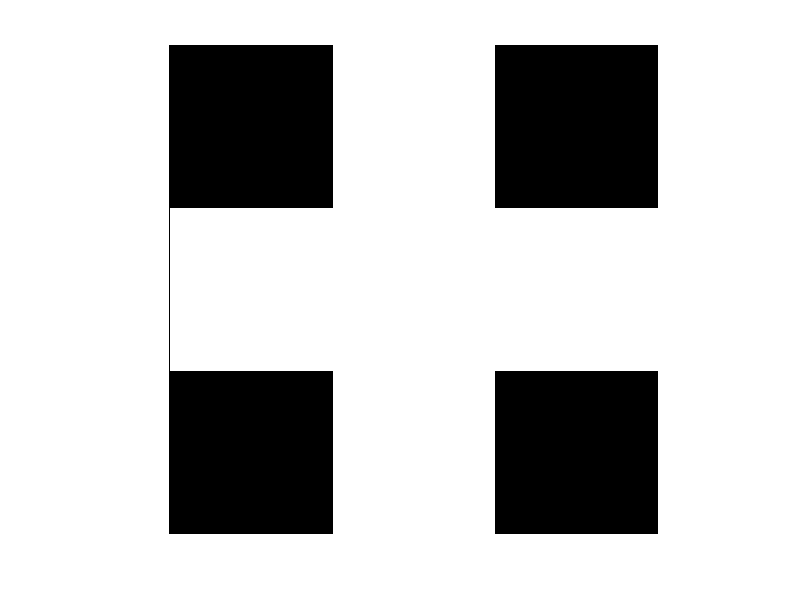

Reproduce this figure in MATLAB. (Note: this script raises an error after producing the figure.)
%% 

A = [
1, 1, 1;
1, 1, 1;
1, 1, 1;
];

A(3,1) = 0
imshow(A)
imwrite(A, "lab_01_01.png")

% histogram(A)

%% 

B = [
0, 128, 1;
128, 255, 1;
1, 500, 0
];

C = uint8(B);

imshow(C)
imwrite(C, "lab_01_02.png")


%% 
C = uint8(B);

imshow(C)
imwrite(C, "lab_01_03.png")

%%

D = uint8([ 
    0, 255, 0; 
    400, 300, 500;
    0, 255, 0
    ]);

imshow(D)
imwrite(D, "lab_01_04.png")

%% 

F = imread("images\a.jpg");
G = im2gray(F);

histogram(G)
%imshow(G)

%% 

H = G + 10;
imshow(H)
imwrite(H, "imagen_mejorada.png")

%% 

imagen_clara = imread("images\b.jpg");
% I = imagen_clara - 100;


%%


A = imread("images\d.jpg");
histogram(A)


%%

histogram(imagen_clara)
% imshow(I)



%% 

A = imread("images\a.jpg");
B = im2gray(A);
C = double(B);

D = log(C  + 1 );

D_min = D - min(D, [], "all");
D_max = max(D_min, [], "all");

F = D_min ./ D_max;

imshow(F)
%%

imshow(J)


J_min = J - min(J, [], "all");

K = 255;

im  =  uint8(K *  (J_min ./ max(J_min, [], "all")));

imshow(im)














%%


A = imread("images\a.jpg");
B = im2gray(A);
C = double(B);

D = C .^ 0.65;

D_min = D - min(D, [], "all");
D_max = max(D_min, [], "all");

F = D_min ./ D_max;

histogram(F)
%imshow(F)